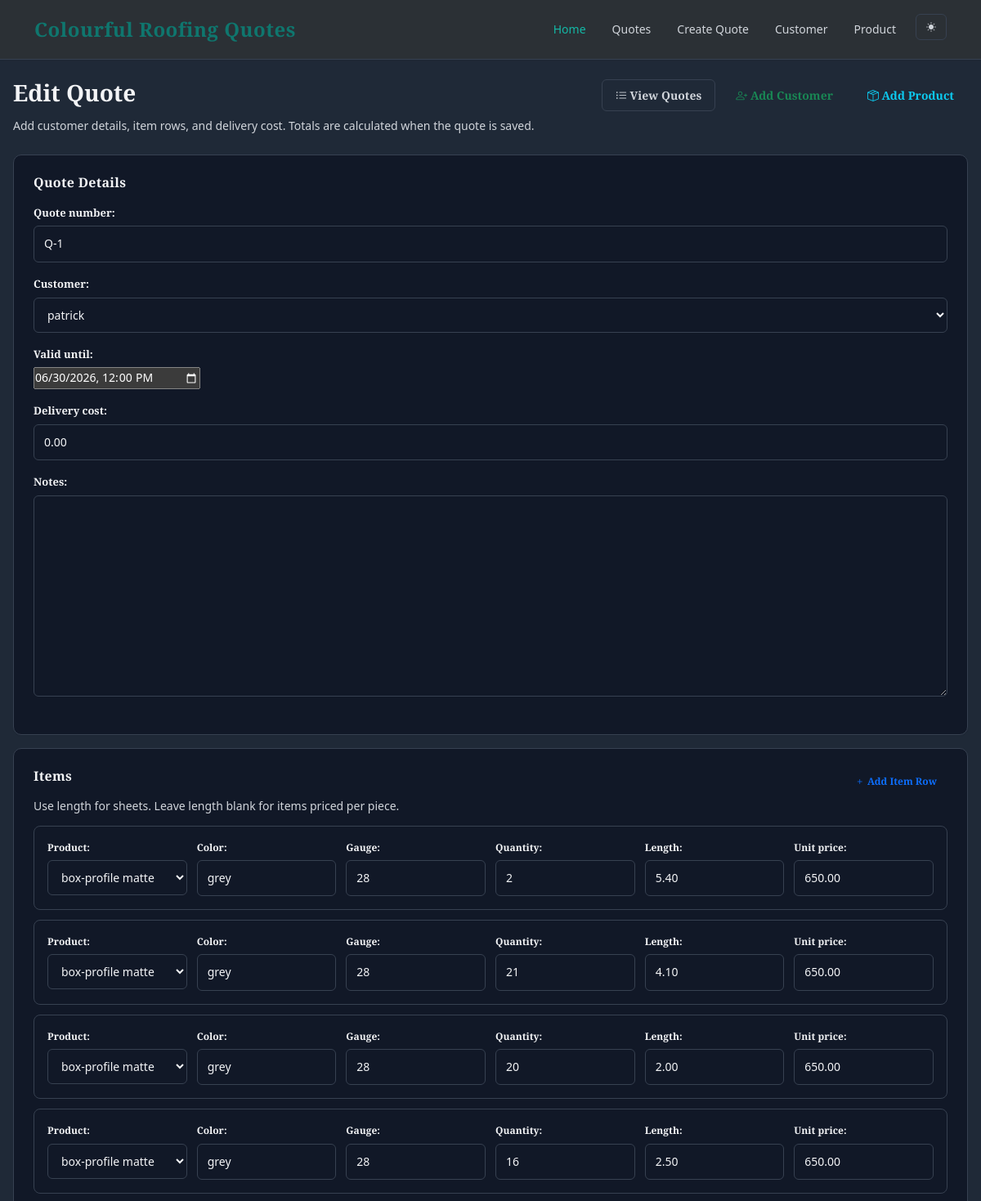
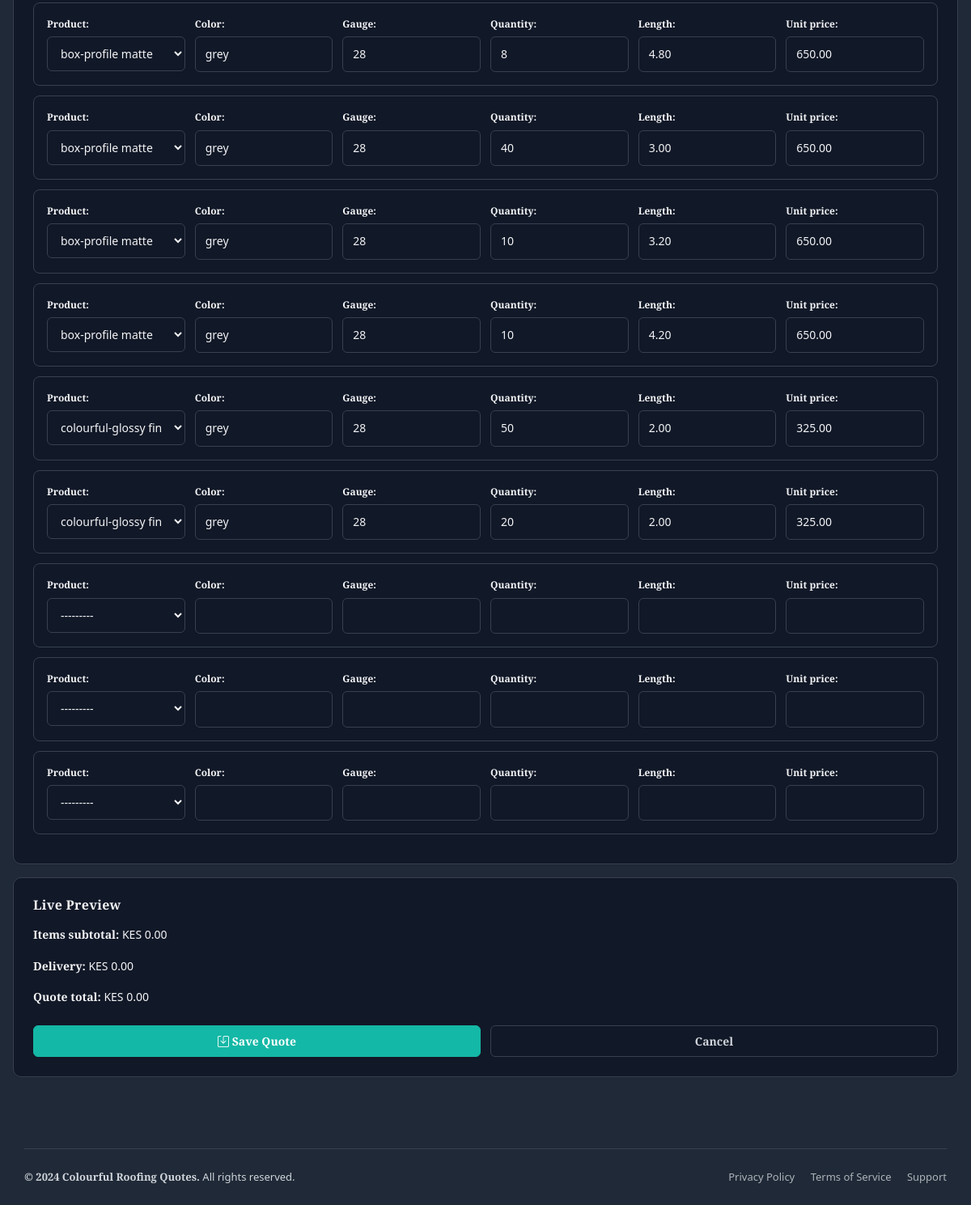
/quotes/9/edit/, run on the app's committed database (2 pictures, top to bottom).
### Quote/models.py (models this page shows, shortened)
class Quote(models.Model):
    quote_number = models.CharField(max_length=20, unique=True, blank=True, null=True)
    customer = models.ForeignKey(Customer, on_delete=models.CASCADE)
    date_created = models.DateTimeField(auto_now_add=True)
    valid_until = models.DateTimeField()
    delivery_cost = models.DecimalField(max_digits=10, decimal_places=2, default=0.00)
    subtotal = models.DecimalField(max_digits=10, decimal_places=2, default=0.00)
    total = models.DecimalField(max_digits=10, decimal_places=2, default=0.00)
    notes = models.TextField(blank=True, null=True)

### Quote/views.py (the view)
# urls.py: path('quotes/<int:pk>/edit/', views.edit_quote, name='edit_quote'),
def edit_quote(request, pk):
    quote = get_object_or_404(Quote, pk=pk)
    if request.method == 'POST':
        form = QuoteForm(request.POST, instance=quote)
        item_formset = QuoteItemFormSet(request.POST, instance=quote)
        if form.is_valid() and item_formset.is_valid():
            quote = form.save()
            item_formset.save()
            update_quote_totals(quote)
            return redirect('quote_detail', pk=quote.pk)
    else:
        form = QuoteForm(instance=quote)
        item_formset = QuoteItemFormSet(instance=quote)
    return render(request, 'create_quote.html', {
        'form': form,
        'item_formset': item_formset,
        'quote': quote,
    })

### Quote/forms.py
class QuoteForm(forms.ModelForm):
    valid_until = forms.DateTimeField(
        input_formats=['%Y-%m-%dT%H:%M'],
        widget=forms.DateTimeInput(
            attrs={'type': 'datetime-local'},
            format='%Y-%m-%dT%H:%M',
        ),
    )
    class Meta:
        model = Quote
        fields = [
            'quote_number',
            'customer',
            'valid_until',
            'delivery_cost',
            'notes',
        ]

### Quote/models.py (called while the page is built)
    def __str__(self):
        return self.name

    def __str__(self):
        return self.name

### Quote/templates/create_quote.html (shortened to what this page needs)
{% extends 'base.html' %}
{% block content %}
    <section class="page-heading">
        <div>
            <h1>{% if quote %}Edit{% else %}Create{% endif %} Quote</h1>
            <p>Add customer details, item rows, and delivery cost. Totals are calculated when the quote is saved.</p>
        </div>
        <div class="actions">
            <a class="btn btn-outline-secondary" href="{% url 'quote_list' %}"><i class="bi bi-list-ul"></i> View Quotes</a>
            <a class="btn btn-outline-success" href="{% url 'create_customer' %}"><i class="bi bi-person-plus"></i> Add Customer</a>
            <a class="btn btn-outline-info" href="{% url 'create_product' %}"><i class="bi bi-box-seam"></i> Add Product</a>
        </div>
    </section>
    <form method="post" id="quote-form">
        <section class="panel">
            <h2 class="section-title">Quote Details</h2>
            {{ form.as_p }}
        </section>
        <section class="panel" style="margin-top: 16px;">
            <div class="page-heading" style="margin-bottom: 12px;">
                <div>
                    <h2 class="section-title">Items</h2>
                    <p>Use length for sheets. Leave length blank for items priced per piece.</p>
                </div>
                <button type="button" id="add-item" class="btn btn-sm btn-outline-primary"><i class="bi bi-plus"></i> Add Item Row</button>
            </div>
            <div id="item-forms">
                {% for item_form in item_formset %}
                    <div class="quote-item-card item-form">
                        <div class="quote-item-grid">
                            <div class="field">
                                {{ item_form.product.label_tag }}
                                {{ item_form.product }}
                            </div>
                            <div class="field">
                                {{ item_form.color.label_tag }}
                                {{ item_form.color }}
                            </div>
                            <div class="field">
                                {{ item_form.gauge.label_tag }}
                                {{ item_form.gauge }}
                            </div>
                            <div class="field">
                                {{ item_form.quantity.label_tag }}
                                {{ item_form.quantity }}
                            </div>
                            <div class="field">
                                {{ item_form.length.label_tag }}
                                {{ item_form.length }}
                            </div>
                            <div class="field">
                                {{ item_form.unit_price.label_tag }}
                                {{ item_form.unit_price }}
                            </div>
                        </div>
                    </div>
                {% endfor %}
            </div>
        </section>
        <section class="panel" style="margin-top: 16px;">
            <h2 class="section-title">Live Preview</h2>
            <p><strong>Items subtotal:</strong> KES <span id="preview-subtotal">0.00</span></p>
            <p><strong>Delivery:</strong> KES <span id="preview-delivery">0.00</span></p>
            <p><strong>Quote total:</strong> KES <span id="preview-total">0.00</span></p>
            <div class="form-actions">
                <button type="submit" class="btn btn-primary"><i class="bi bi-save"></i> Save Quote</button>
                <a class="btn btn-outline-secondary" href="{% url 'quote_list' %}">Cancel</a>
            </div>
        </section>
    </form>
{% endblock %}

### Quote/static/css/style.css (style rules this page uses)
:root { --primary: #0d9488; --primary-dark: #075985; --primary-light: #d1fae5; --secondary: #f97316; --danger: #ef4444; --success: #16a34a; --warning: #f59e0b; --bg-light: #f9fafb; --bg-white: #ffffff; --text-dark: #111827; --text-muted: #6b7280; --border-color: #e5e7eb; --shadow-sm: 0 1px 2px rgba(0, 0, 0, 0.05); --shadow-md: 0 4px 6px rgba(0, 0, 0, 0.08); --shadow-lg: 0 10px 15px rgba(0, 0, 0, 0.1); }
[data-bs-theme="dark"] { --primary: #14b8a6; --primary-dark: #0f766e; --bg-light: #1f2937; --bg-white: #111827; --text-dark: #f3f4f6; --text-muted: #d1d5db; --border-color: #374151; }
* { margin: 0; padding: 0; box-sizing: border-box; }
html { scroll-behavior: smooth; }
body { background: var(--bg-light); color: var(--text-dark); font-family: "Merriweather", "Segoe UI", Tahoma, Geneva, Verdana, sans-serif; font-size: 14px; line-height: 1.6; transition: background-color 0.3s ease, color 0.3s ease; }
h1, h2, h3, h4, h5, h6 { font-family: "Playfair Display", Georgia, serif; font-weight: 600; color: var(--text-dark); line-height: 1.2; }
h1 { font-size: 28px; margin-bottom: 12px; }
h2 { font-size: 22px; margin-bottom: 16px; }
p { margin-bottom: 12px; color: var(--text-dark); }
a { color: var(--primary); text-decoration: none; transition: color 0.2s ease; }
.btn { font-weight: 600; border-radius: 6px; padding: 8px 16px; font-size: 14px; transition: all 0.2s ease; border: 1px solid transparent; }
.btn-primary { background: var(--primary); color: white; border-color: var(--primary); }
.btn-outline-secondary { color: var(--text-muted); border-color: var(--border-color); }
.btn-sm { padding: 6px 12px; font-size: 12px; }
.page-heading { display: flex; justify-content: space-between; align-items: flex-start; gap: 24px; margin-bottom: 24px; flex-wrap: wrap; }
.page-heading h1 { flex: 1; min-width: 300px; }
.page-heading p { color: var(--text-muted); margin: 8px 0 0; }
.actions { display: flex; gap: 8px; flex-wrap: wrap; }
.panel { background: var(--bg-white); border: 1px solid var(--border-color); border-radius: 10px; padding: 24px; box-shadow: var(--shadow-sm); transition: box-shadow 0.2s ease; }
.section-title { color: var(--text-dark); font-size: 16px; font-weight: 600; margin: 0 0 16px; letter-spacing: 0.3px; }
form p { margin-bottom: 16px; }
label { display: block; font-weight: 600; color: var(--text-dark); margin-bottom: 6px; font-size: 13px; }
input[type="text"], input[type="email"], input[type="number"], input[type="date"], input[type="tel"], select, textarea { width: 100%; max-width: 100%; padding: 10px 12px; border: 1px solid var(--border-color); border-radius: 6px; background: var(--bg-white); color: var(--text-dark); font-family: inherit; font-size: 14px; transition: all 0.2s ease; }
textarea { min-height: 100px; resize: vertical; }
.form-actions { display: flex; gap: 12px; margin-top: 24px; flex-wrap: wrap; }
.form-actions button, .form-actions a { flex: 1; min-width: 120px; }
.quote-item-card { border: 1px solid var(--border-color); border-radius: 8px; padding: 16px; margin-bottom: 12px; background: var(--bg-white); transition: all 0.2s ease; }
.quote-item-grid { display: grid; gap: 12px; grid-template-columns: repeat(auto-fit, minmax(150px, 1fr)); }
.field { display: flex; flex-direction: column; }
.field label { font-size: 12px; margin-bottom: 6px; }
button, a.btn, input, select, textarea { cursor: pointer; }

### data on the page
Quote: quote_number "Q-1", customer "patrick", valid_until "06/30/2026 12:00", delivery_cost "0.00"

### other printed values
{{ item_form.product.label_tag }} "Product:" "Product:" "Product:" "Product:" "Product:" "Product:" "Product:" "Product:" "Product:" "Product:" "Product:" "Product:" "Product:"
{{ item_form.color.label_tag }} "Color:" "Color:" "Color:" "Color:" "Color:" "Color:" "Color:" "Color:" "Color:" "Color:" "Color:" "Color:" "Color:"
{{ item_form.gauge.label_tag }} "Gauge:" "Gauge:" "Gauge:" "Gauge:" "Gauge:" "Gauge:" "Gauge:" "Gauge:" "Gauge:" "Gauge:" "Gauge:" "Gauge:" "Gauge:"
{{ item_form.quantity.label_tag }} "Quantity:" "Quantity:" "Quantity:" "Quantity:" "Quantity:" "Quantity:" "Quantity:" "Quantity:" "Quantity:" "Quantity:" "Quantity:" "Quantity:" "Quantity:"
{{ item_form.length.label_tag }} "Length:" "Length:" "Length:" "Length:" "Length:" "Length:" "Length:" "Length:" "Length:" "Length:" "Length:" "Length:" "Length:"
{{ item_form.unit_price.label_tag }} "Unit price:" "Unit price:" "Unit price:" "Unit price:" "Unit price:" "Unit price:" "Unit price:" "Unit price:" "Unit price:" "Unit price:" "Unit price:" "Unit price:" "Unit price:"
